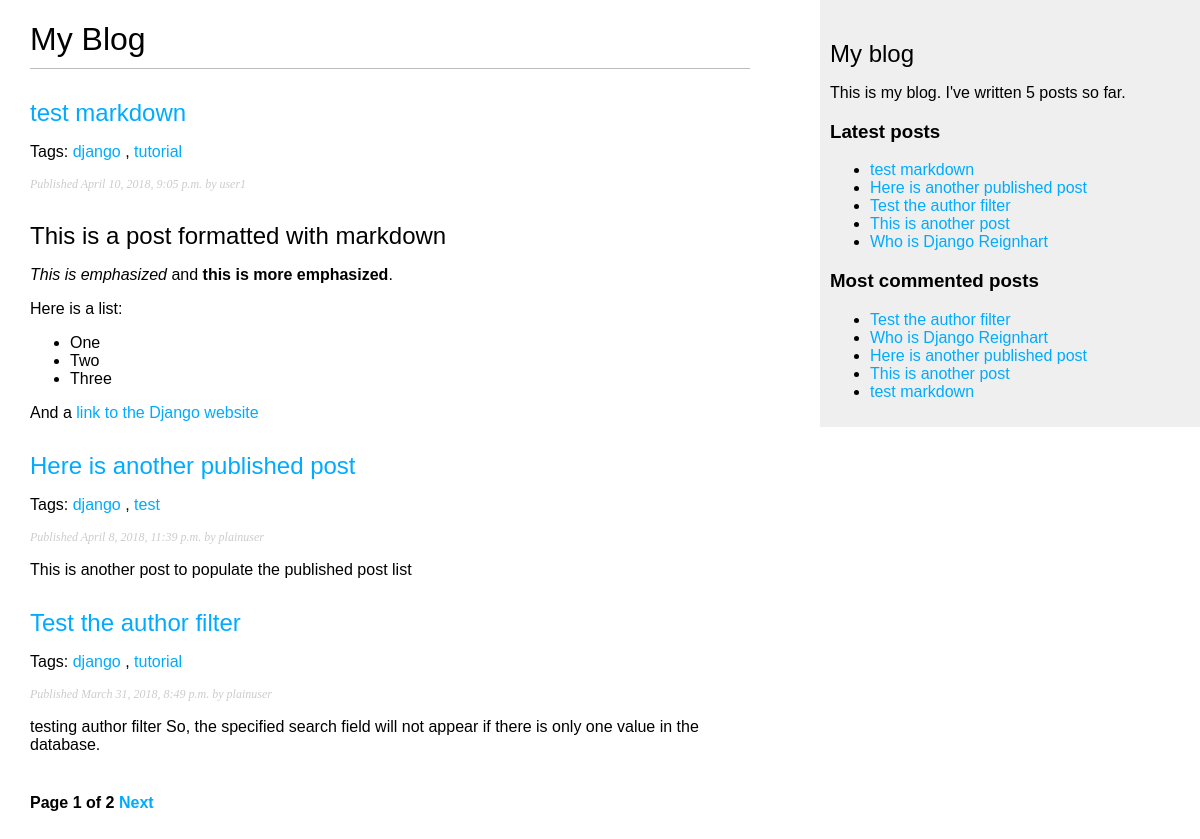
Screenshot of /blog/ with the database file from the repository.
### blog/models.py (models this page shows, shortened)
class Post(models.Model):
    STATUS_CHOICES = (
        ('draft', 'Draft'),
        ('published', 'Published'),
    )
    title = models.CharField(max_length=250)
    slug = models.SlugField(max_length=250, unique_for_date='publish')
    author = models.ForeignKey(User, related_name='blog_posts', on_delete=models.CASCADE)
    body = models.TextField()
    publish = models.DateTimeField(default=timezone.now)
    created = models.DateTimeField(auto_now_add=True)
    status = models.CharField(max_length=10, choices=STATUS_CHOICES, default='draft')
    tags = TaggableManager(blank=True)
    objects = models.Manager() # the default manager
    published = PublishedManager() # our custom manager
    class Meta:
        ordering = ('-publish',)
    def get_absolute_url(self):
        return reverse('blog:post_detail',
                       args=[self.publish.year,
                             self.publish.strftime('%m'),
                             self.publish.strftime('%d'),
                             self.slug])

### blog/views.py (the view)
# urls.py: url(r'^tag/(?P<tag_slug>[-\w]+)/$', views.post_list,
def post_list(request, tag_slug=None):
    object_list = Post.published.all()
    tag = None
    if tag_slug:
        tag = get_object_or_404(Tag, slug=tag_slug)
        object_list = object_list.filter(tags__in=[tag])
    paginator = Paginator(object_list, 3) # 3 posts in each page
    page = request.GET.get('page')
    try:
        posts = paginator.page(page)
    except PageNotAnInteger:
        posts = paginator.page(1)
    except EmptyPage:
        posts = paginator.page(paginator.num_pages)
    return render(request,
                  'blog/post/list.html',
                  {'page': page,
                   'posts': posts,
                   'tag': tag,
                  })

### blog/models.py (called while the page is built)
    def get_queryset(self):
        return super(PublishedManager,
          self).get_queryset()\
               .filter(status='published')

### blog/templatetags/blog_tags.py (called while the page is built)
@register.simple_tag
def total_posts():
    return Post.published.count()

@register.inclusion_tag('blog/post/latest_posts.html')
def show_latest_posts(count=5):
    latest_posts = Post.published.order_by('-publish')[:count]
    return {'latest_posts': latest_posts}

@register.simple_tag
def get_most_commented_posts(count=5):
    return Post.published.annotate(
               total_comments=Count('comments')
            ).order_by('-total_comments')[:count]

@register.filter(name='markdown')
def markdown_format(text):
    return mark_safe(markdown.markdown(text))

### blog/templates/blog/post/list.html (shortened to what this page needs)
{% extends "blog/base.html" %}
{% load blog_tags %}
{% block content %}
  <h1>My Blog</h1>
  {% for post in posts %}
    <h2>
      <a href="{{ post.get_absolute_url }}">
        {{ post.title }}
      </a>
    </h2>
    <p class="tags">
      Tags:
      {% for tag in post.tags.all %}
        <a href="{% url "blog:post_list_by_tag" tag.slug %}">
          {{tag.name}}
        </a>
        {% if not forloop.last %}, {% endif %}
      {% endfor %}
    </p>
    <p class="date">
      Published {{ post.publish }} by {{ post.author }}
    </p>
    {{post.body|markdown|truncatewords_html:30}}
  {% endfor %}
  {% include "pagination.html" with page=posts %}
{% endblock %}

### blog/templates/blog/base.html (shortened to what this page needs)
{% load blog_tags %}
{% load staticfiles %}
<!DOCTYPE html>
<html>
<head>
  <link href="{%static "css/blog.css" %}" rel="stylesheet">
</head>
<body>
   <div id="content">
     {% block content %}
     {% endblock %}
   </div>
   <div id="sidebar">
     <h2>My blog</h2>
     {% total_posts as post_count %}
       <p>This is my blog. I've written {{ post_count }} post{{ post_count|pluralize }} so far.</p>
     <h3>Latest posts</h3>
     {% show_latest_posts %}
     <h3>Most commented posts</h3>
     {% get_most_commented_posts as most_commented_posts %}
     <ul>
     {% for post in most_commented_posts %}
       <li>
         <a href="{{post.get_absolute_url}}">{{post.title}}</a>
       </li>
     {% endfor %}
     </ul>
   </div>
</body>

### blog/templates/blog/post/latest_posts.html
<ul>
{% for post in latest_posts %}
  <li>
    <a href="{{post.get_absolute_url}}">{{post.title}}</a>
  </li>
 {% endfor %}
</ul>

### blog/static/css/blog.css (style rules this page uses)
body { margin:0; padding:0; font-family:helvetica, sans-serif; }
a { color:#00abff; text-decoration:none; }
h1 { font-weight:normal; border-bottom:1px solid #bbb; padding:0 0 10px 0; }
h2 { font-weight:normal; margin:30px 0 0; }
#content { float:left; width:60%; padding:0 0 0 30px; }
#sidebar { float:right; width:30%; padding:10px; background:#efefef; height:100%; }
p.date { color:#ccc; font-family: georgia, serif; font-size: 12px; font-style: italic; }

### rows the page displays
Post: title "test markdown", publish "April 10, 2018, 9:05 p.m.", author "user1", body "This is a post formatted with markdown This is emphasized and this is more emphasized . Here is a list: One Two Three And a link to the Django website"
Tag: name "django"
Tag: name "tutorial"
Post: title "Here is another published post", publish "April 8, 2018, 11:39 p.m.", author "plainuser", body "This is another post to populate the published post list"
Tag: name "test"
Post: title "Test the author filter", publish "March 31, 2018, 8:49 p.m.", author "plainuser", body "testing author filter So, the specified search field will not appear if there is only one value in the database."
Post: title "This is another post"
Post: title "Who is Django Reignhart"

### other values shown
{{ page.number }} "1"
{{ page.paginator.num_pages }} "2"
{{ post_count }} "5"
